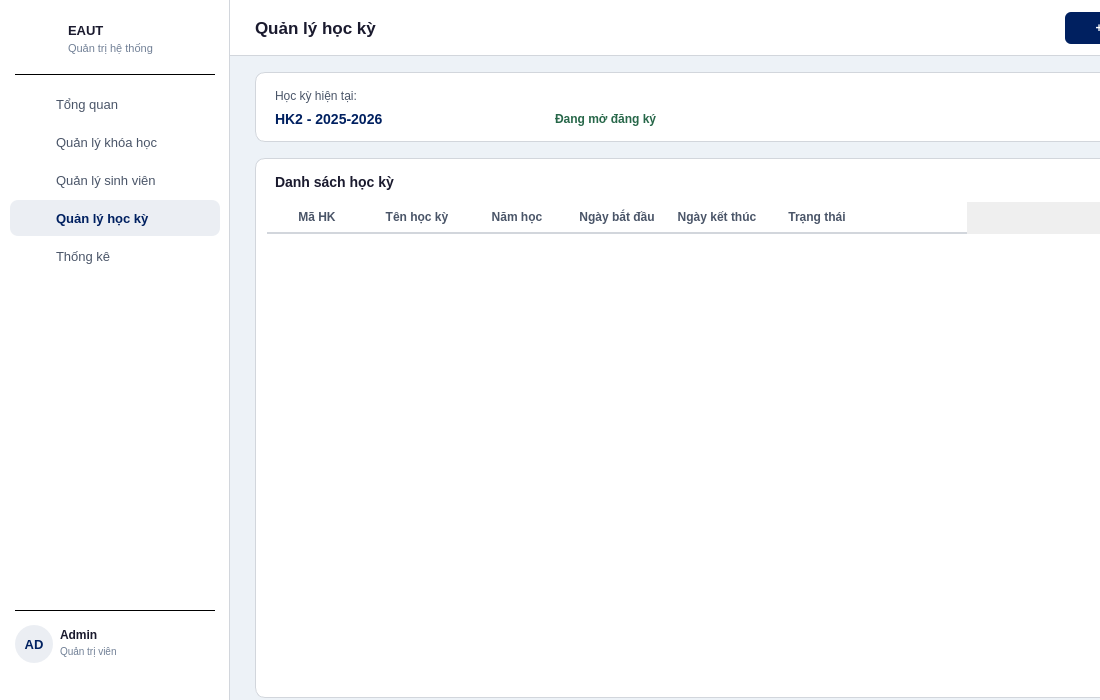
<?xml version="1.0" encoding="UTF-8"?>
<ui version="4.0">
 <class>AdminSemester</class>
 <widget class="QWidget" name="AdminSemester">
  <property name="geometry"><rect><x>0</x><y>0</y><width>1100</width><height>700</height></rect></property>
  <property name="minimumSize"><size><width>1100</width><height>700</height></size></property>
  <property name="windowTitle"><string>EAUT - Quản lý học kỳ</string></property>
  <property name="styleSheet"><string notr="true">QWidget#AdminSemester { background: #edf2f7; }</string></property>

  <!-- ===== SIDEBAR ===== -->
  <widget class="QFrame" name="sidebar">
   <property name="geometry"><rect><x>0</x><y>0</y><width>230</width><height>700</height></rect></property>
   <property name="styleSheet"><string notr="true">QFrame#sidebar { background: #ffffff; border-right: 1px solid #d2d6dc; }</string></property>
   <property name="frameShape"><enum>QFrame::NoFrame</enum></property>

   <!-- Logo + ten truong -->
   <widget class="QLabel" name="lblSidebarLogo">
    <property name="geometry"><rect><x>20</x><y>20</y><width>42</width><height>42</height></rect></property>
    <property name="styleSheet"><string notr="true">background: transparent;</string></property>
    <property name="text"><string/></property>
    <property name="scaledContents"><bool>true</bool></property>
   </widget>

   <widget class="QLabel" name="lblSidebarSchool">
    <property name="geometry"><rect><x>68</x><y>20</y><width>150</width><height>20</height></rect></property>
    <property name="styleSheet"><string notr="true">color: #1a1a2e; font-size: 13px; font-weight: bold; background: transparent;</string></property>
    <property name="text"><string>EAUT</string></property>
   </widget>
   <widget class="QLabel" name="lblSidebarSub">
    <property name="geometry"><rect><x>68</x><y>40</y><width>150</width><height>16</height></rect></property>
    <property name="styleSheet"><string notr="true">color: #718096; font-size: 11px; background: transparent;</string></property>
    <property name="text"><string>Quản trị hệ thống</string></property>
   </widget>

   <widget class="QFrame" name="sepTop">
    <property name="geometry"><rect><x>15</x><y>74</y><width>200</width><height>1</height></rect></property>
    <property name="styleSheet"><string notr="true">background: #d2d6dc;</string></property>
    <property name="frameShape"><enum>QFrame::HLine</enum></property>
   </widget>

   <!-- Menu buttons -->
   <widget class="QPushButton" name="btnAdminDash">
    <property name="geometry"><rect><x>10</x><y>86</y><width>210</width><height>36</height></rect></property>
    <property name="styleSheet"><string notr="true">QPushButton { background: transparent; color: #4a5568; border: none; border-radius: 8px; text-align: left; padding-left: 46px; font-size: 13px; } QPushButton:hover { background: #edf2f7; }</string></property>
    <property name="text"><string>Tổng quan</string></property>
    <property name="cursor"><cursorShape>PointingHandCursor</cursorShape></property>
   </widget>
   <widget class="QLabel" name="iconAdminDash">
    <property name="geometry"><rect><x>24</x><y>95</y><width>18</width><height>18</height></rect></property>
    <property name="styleSheet"><string notr="true">background: transparent;</string></property>
    <property name="text"><string/></property>
    <property name="scaledContents"><bool>true</bool></property>
   </widget>

   <widget class="QPushButton" name="btnAdminCourse">
    <property name="geometry"><rect><x>10</x><y>124</y><width>210</width><height>36</height></rect></property>
    <property name="styleSheet"><string notr="true">QPushButton { background: transparent; color: #4a5568; border: none; border-radius: 8px; text-align: left; padding-left: 46px; font-size: 13px; } QPushButton:hover { background: #edf2f7; }</string></property>
    <property name="text"><string>Quản lý khóa học</string></property>
    <property name="cursor"><cursorShape>PointingHandCursor</cursorShape></property>
   </widget>
   <widget class="QLabel" name="iconAdminCourse">
    <property name="geometry"><rect><x>24</x><y>133</y><width>18</width><height>18</height></rect></property>
    <property name="styleSheet"><string notr="true">background: transparent;</string></property>
    <property name="text"><string/></property>
    <property name="scaledContents"><bool>true</bool></property>
   </widget>

   <widget class="QPushButton" name="btnAdminStudent">
    <property name="geometry"><rect><x>10</x><y>162</y><width>210</width><height>36</height></rect></property>
    <property name="styleSheet"><string notr="true">QPushButton { background: transparent; color: #4a5568; border: none; border-radius: 8px; text-align: left; padding-left: 46px; font-size: 13px; } QPushButton:hover { background: #edf2f7; }</string></property>
    <property name="text"><string>Quản lý sinh viên</string></property>
    <property name="cursor"><cursorShape>PointingHandCursor</cursorShape></property>
   </widget>
   <widget class="QLabel" name="iconAdminStudent">
    <property name="geometry"><rect><x>24</x><y>171</y><width>18</width><height>18</height></rect></property>
    <property name="styleSheet"><string notr="true">background: transparent;</string></property>
    <property name="text"><string/></property>
    <property name="scaledContents"><bool>true</bool></property>
   </widget>

   <!-- ACTIVE: Quan ly hoc ky -->
   <widget class="QPushButton" name="btnAdminSemester">
    <property name="geometry"><rect><x>10</x><y>200</y><width>210</width><height>36</height></rect></property>
    <property name="styleSheet"><string notr="true">QPushButton { background: rgba(0,32,96,0.08); color: #002060; border: none; border-radius: 8px; text-align: left; padding-left: 46px; font-size: 13px; font-weight: bold; }</string></property>
    <property name="text"><string>Quản lý học kỳ</string></property>
    <property name="cursor"><cursorShape>PointingHandCursor</cursorShape></property>
   </widget>
   <widget class="QLabel" name="iconAdminSemester">
    <property name="geometry"><rect><x>24</x><y>209</y><width>18</width><height>18</height></rect></property>
    <property name="styleSheet"><string notr="true">background: transparent;</string></property>
    <property name="text"><string/></property>
    <property name="scaledContents"><bool>true</bool></property>
   </widget>

   <widget class="QPushButton" name="btnAdminStats">
    <property name="geometry"><rect><x>10</x><y>238</y><width>210</width><height>36</height></rect></property>
    <property name="styleSheet"><string notr="true">QPushButton { background: transparent; color: #4a5568; border: none; border-radius: 8px; text-align: left; padding-left: 46px; font-size: 13px; } QPushButton:hover { background: #edf2f7; }</string></property>
    <property name="text"><string>Thống kê</string></property>
    <property name="cursor"><cursorShape>PointingHandCursor</cursorShape></property>
   </widget>
   <widget class="QLabel" name="iconAdminStats">
    <property name="geometry"><rect><x>24</x><y>247</y><width>18</width><height>18</height></rect></property>
    <property name="styleSheet"><string notr="true">background: transparent;</string></property>
    <property name="text"><string/></property>
    <property name="scaledContents"><bool>true</bool></property>
   </widget>

   <!-- Bottom: user + logout -->
   <widget class="QFrame" name="sepBottom">
    <property name="geometry"><rect><x>15</x><y>610</y><width>200</width><height>1</height></rect></property>
    <property name="styleSheet"><string notr="true">background: #d2d6dc;</string></property>
    <property name="frameShape"><enum>QFrame::HLine</enum></property>
   </widget>

   <widget class="QLabel" name="lblAvatar">
    <property name="geometry"><rect><x>15</x><y>625</y><width>38</width><height>38</height></rect></property>
    <property name="styleSheet"><string notr="true">background: rgba(0,32,96,0.08); border-radius: 19px; color: #002060; font-size: 13px; font-weight: bold;</string></property>
    <property name="text"><string>AD</string></property>
    <property name="alignment"><set>Qt::AlignCenter</set></property>
   </widget>
   <widget class="QLabel" name="lblAdminName">
    <property name="geometry"><rect><x>60</x><y>626</y><width>110</width><height>17</height></rect></property>
    <property name="styleSheet"><string notr="true">color: #1a1a2e; font-size: 12px; font-weight: bold; background: transparent;</string></property>
    <property name="text"><string>Admin</string></property>
   </widget>
   <widget class="QLabel" name="lblAdminRole">
    <property name="geometry"><rect><x>60</x><y>644</y><width>110</width><height>15</height></rect></property>
    <property name="styleSheet"><string notr="true">color: #718096; font-size: 10px; background: transparent;</string></property>
    <property name="text"><string>Quản trị viên</string></property>
   </widget>

   <widget class="QLabel" name="iconLogout">
    <property name="geometry"><rect><x>191</x><y>635</y><width>18</width><height>18</height></rect></property>
    <property name="styleSheet"><string notr="true">background: transparent;</string></property>
    <property name="text"><string/></property>
    <property name="scaledContents"><bool>true</bool></property>
   </widget>
   <widget class="QPushButton" name="btnLogout">
    <property name="geometry"><rect><x>183</x><y>627</y><width>34</width><height>34</height></rect></property>
    <property name="styleSheet"><string notr="true">QPushButton { background: transparent; border: none; } QPushButton:hover { background: #fce8e6; border-radius: 8px; }</string></property>
    <property name="text"><string/></property>
    <property name="cursor"><cursorShape>PointingHandCursor</cursorShape></property>
    <property name="toolTip"><string>Đăng xuất</string></property>
   </widget>
  </widget>

  <!-- ===== CONTENT AREA ===== -->
  <widget class="QFrame" name="contentArea">
   <property name="geometry"><rect><x>230</x><y>0</y><width>1020</width><height>720</height></rect></property>
   <property name="styleSheet"><string notr="true">QFrame#contentArea { background: #edf2f7; border: none; }</string></property>
   <property name="frameShape"><enum>QFrame::NoFrame</enum></property>

   <!-- HEADER BAR -->
   <widget class="QFrame" name="headerBar">
    <property name="geometry"><rect><x>0</x><y>0</y><width>1020</width><height>56</height></rect></property>
    <property name="styleSheet"><string notr="true">QFrame#headerBar { background: white; border-bottom: 1px solid #d2d6dc; }</string></property>
    <property name="frameShape"><enum>QFrame::NoFrame</enum></property>

    <widget class="QLabel" name="lblPageTitle">
     <property name="geometry"><rect><x>25</x><y>0</y><width>300</width><height>56</height></rect></property>
     <property name="styleSheet"><string notr="true">color: #1a1a2e; font-size: 17px; font-weight: bold; background: transparent;</string></property>
     <property name="text"><string>Quản lý học kỳ</string></property>
     <property name="alignment"><set>Qt::AlignLeft|Qt::AlignVCenter</set></property>
    </widget>

    <widget class="QPushButton" name="btnAddSemester">
     <property name="geometry"><rect><x>835</x><y>12</y><width>160</width><height>32</height></rect></property>
     <property name="styleSheet"><string notr="true">QPushButton { background: #002060; color: white; border: none; border-radius: 6px; font-size: 12px; font-weight: bold; padding: 0 14px; } QPushButton:hover { background: #001a50; }</string></property>
     <property name="text"><string>+ Tạo học kỳ mới</string></property>
     <property name="cursor"><cursorShape>PointingHandCursor</cursorShape></property>
    </widget>
   </widget>

   <!-- CURRENT SEMESTER CARD -->
   <widget class="QFrame" name="currentSemCard">
    <property name="geometry"><rect><x>25</x><y>72</y><width>970</width><height>70</height></rect></property>
    <property name="styleSheet"><string notr="true">QFrame#currentSemCard { background: white; border: 1px solid #d2d6dc; border-radius: 10px; }</string></property>
    <property name="frameShape"><enum>QFrame::NoFrame</enum></property>

    <widget class="QLabel" name="lblCurrentSemLabel">
     <property name="geometry"><rect><x>20</x><y>14</y><width>120</width><height>20</height></rect></property>
     <property name="styleSheet"><string notr="true">color: #4a5568; font-size: 12px; background: transparent;</string></property>
     <property name="text"><string>Học kỳ hiện tại:</string></property>
    </widget>

    <widget class="QLabel" name="lblCurrentSem">
     <property name="geometry"><rect><x>20</x><y>36</y><width>250</width><height>22</height></rect></property>
     <property name="styleSheet"><string notr="true">color: #002060; font-size: 14px; font-weight: bold; background: transparent;</string></property>
     <property name="text"><string>HK2 - 2025-2026</string></property>
    </widget>

    <widget class="QLabel" name="lblSemStatus">
     <property name="geometry"><rect><x>300</x><y>36</y><width>200</width><height>22</height></rect></property>
     <property name="styleSheet"><string notr="true">color: #276749; font-size: 12px; font-weight: bold; background: transparent;</string></property>
     <property name="text"><string>Đang mở đăng ký</string></property>
    </widget>
   </widget>

   <!-- SEMESTER TABLE CARD -->
   <widget class="QFrame" name="tableCard">
    <property name="geometry"><rect><x>25</x><y>158</y><width>970</width><height>540</height></rect></property>
    <property name="styleSheet"><string notr="true">QFrame#tableCard { background: white; border: 1px solid #d2d6dc; border-radius: 10px; }</string></property>
    <property name="frameShape"><enum>QFrame::NoFrame</enum></property>

    <widget class="QLabel" name="lblTableTitle">
     <property name="geometry"><rect><x>20</x><y>12</y><width>300</width><height>24</height></rect></property>
     <property name="styleSheet"><string notr="true">color: #1a1a2e; font-size: 14px; font-weight: bold; background: transparent;</string></property>
     <property name="text"><string>Danh sách học kỳ</string></property>
    </widget>

    <widget class="QTableWidget" name="tblSemesters">
     <property name="geometry"><rect><x>12</x><y>44</y><width>946</width><height>484</height></rect></property>
     <property name="styleSheet"><string notr="true">
QTableWidget {
  background: white;
  border: none;
  font-size: 12px;
  color: #1a1a2e;
  gridline-color: transparent;
  alternate-background-color: #f7fafc;
}
QTableWidget::item {
  padding: 6px 10px;
  border: none;
}
QTableWidget::item:selected {
  background: rgba(0,32,96,0.08);
  color: #002060;
}
QHeaderView::section {
  background: white;
  color: #4a5568;
  font-weight: bold;
  font-size: 12px;
  border: none;
  border-bottom: 2px solid #d2d6dc;
  padding: 6px 10px;
}
     </string></property>
     <property name="alternatingRowColors"><bool>true</bool></property>
     <property name="showGrid"><bool>false</bool></property>
     <property name="selectionBehavior"><enum>QAbstractItemView::SelectRows</enum></property>
     <property name="selectionMode"><enum>QAbstractItemView::SingleSelection</enum></property>
     <property name="columnCount"><number>7</number></property>
     <column><property name="text"><string>Mã HK</string></property></column>
     <column><property name="text"><string>Tên học kỳ</string></property></column>
     <column><property name="text"><string>Năm học</string></property></column>
     <column><property name="text"><string>Ngày bắt đầu</string></property></column>
     <column><property name="text"><string>Ngày kết thúc</string></property></column>
     <column><property name="text"><string>Trạng thái</string></property></column>
     <column><property name="text"><string></string></property></column>
    </widget>
   </widget>
  </widget>
 </widget>
 <resources/>
 <connections/>
</ui>
